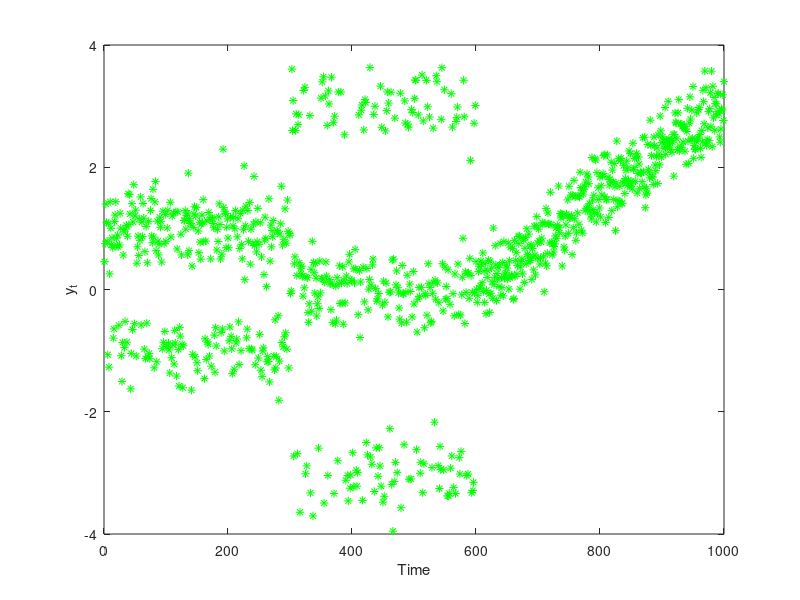

Reproduce this figure in MATLAB. (Note: this script raises an error after producing the figure.)
%% Matbiips example: Dynamic density estimation
% In this example, we consider the (parametric version) of the dynamic
% Chinese restaurant process derived in the reference below.
%
% Reference: F. Caron, M. Davy, A. Doucet. Generalized Polya Urn for 
% Time-Varying Dirichlet Process Mixtures. Uncertainty in Artificial Intelligence, 2007. 
%
% <http://arxiv.org/ftp/arxiv/papers/1206/1206.5254.pdf>

%% Statistical model in BUGS language
% Content of the file `tvdp.bug':

%%
%
%
%     var c[t_max, clust_max],mu[t_max, clust_max],mu_y[t_max], m[t_max, clust_max],m_up[t_max, clust_max], p[t_max,clust_max],y[t_max,1]
% 
% 
%     model
%     {
%       m[1,1] <- 1
%       c[1,1] <- 1
%       for (i in 2:clust_max)
%       {
%         m[1,i] <- 0
%         c[1,i] <- 0
%       }
%       for (i in 1:clust_max)
%       {
%           mu[1,i] ~ dnorm(mu_0, prec_0)  
%       }
%       y[1,1] ~ dnorm(mu[1,1], prec_y)
%       for (t in 2:t_max)
%       {
%         for (i in 1:clust_max)
%         {
%             m_up[t-1,i] ~ dbinom(rho, m[t-1,i])
%         }
%         p[t,] <- (m_up[t-1,] + alpha/clust_max)/(sum(m_up[t-1,])+alpha)    
%         c[t,] ~ dmulti(p[t,], 1)
%         m[t,] <- m_up[t-1,] + c[t,]
% 
%         # Cluster evolution
%         for (i in 1:clust_max)
%         {
%             mu[t,i] ~ dnorm(gamma * mu[t-1,i] + (1-gamma)*mu_0, 1/(1-gamma^2)*prec_0)
%         }
% 
%         mu_y[t] <- sum(c[t,]*mu[t,])
% 
%         y[t,1] ~ dnorm(mu_y[t], prec_y)
%       }
%     }


%% Installation of Matbiips
% Unzip the Matbiips archive in some folder
% and add the Matbiips folder to the Matlab path
% 

matbiips_path = '../../matbiips/matlab';
addpath(matbiips_path)


%% Load model and sample data
% Model parameters
clust_max = 10;
t_max = 1000;

mu_0 = 0;
prec_0 = 1;
prec_y = 10;
alpha = 3;
rho = .99;
gamma = .99;

%%
% *Sample and plot data*
y = zeros(t_max, 1);
y(1:300) = sqrt(1/prec_y)*randn(300, 1) + 2*(rand(300, 1)>0.4) -1;
u = rand(300, 1);
y(301:600) = sqrt(1/prec_y)*randn(300, 1) + 3*(u>0.25) + 3*(u>0.75)  -3;
mov_mean = linspace(0,3,400);
y(601:1000) = sqrt(1/prec_y)*randn(400, 1) + repmat(mov_mean', 1, 1);
figure
plot(y, '*g')
xlabel('Time')
ylabel('y_t')

%%
% *Compile BUGS model*
data = {'rho', 'gamma', 't_max', 'clust_max', 'y', 'mu_0', 'prec_0', 'prec_y', 'alpha'};
model_filename = 'tvdp.bug'; % BUGS model filename
model = biips_model(model_filename, data); % Create biips model
data = model.data;

%% BiiPS Sequential Monte Carlo
%

%%
% *Parameters of the SMC algorithm*
n_part = 1000; % Number of particles
variables = {'c', 'mu', 'm'}; % Variables to be monitored

%%
% *Run SMC*
out_smc = biips_smc_samples(model, variables, n_part);

%% Plot the true and estimated densities over time
%
stepsize = 20;
n0 = 200;
x0 = linspace(-5,5,n0);
out = zeros(t_max, n0);
out_true = zeros(t_max, n0);
for t=stepsize:stepsize:t_max
    for i=1:n_part
        c_i = logical(out_smc.c.f.values(t, :, i));
        mu_i = out_smc.mu.f.values(t, :, i);
        m_i =   out_smc.m.f.values(t, :, i);
        w_i = out_smc.mu.f.weights(t,1,i);
        out(t, :) = out(t, :) ...
            + w_i*sum( repmat(m_i', 1, n0).*normpdf(repmat(x0, clust_max, 1),...
            repmat(mu_i', 1, n0), 1/sqrt(prec_y)))/sum(m_i);
    end
    if t<301
        out_true(t,:) = .5*normpdf(x0, 1, 1/sqrt(prec_y)) +  .5*normpdf(x0, -1, 1/sqrt(prec_y));
    elseif (t>300 && t<=600)
        out_true(t,:) = .25*normpdf(x0, -3, 1/sqrt(prec_y)) ...
            +  .25*normpdf(x0, 3, 1/sqrt(prec_y)) + .5*normpdf(x0, 0, 1/sqrt(prec_y));
    else
        out_true(t,:) = normpdf(x0, mov_mean(t-600), 1/sqrt(prec_y));
    end
    
end

% True density
figure
for t=stepsize:stepsize:t_max
    line(t*ones(length(x0),1), x0, out_true(t, :), 'color', 'k')
    hold on
end
view(-70,52)
xlabel('Time')
ylabel('y')
zlabel('$F_t(y)$', 'interpreter', 'latex')
title('True Density')

% Estimated density
figure
for t=stepsize:stepsize:t_max
    line(t*ones(length(x0),1), x0, out(t, :), 'color', 'k')
    hold on
end
view(-70,52)
xlabel('Time')
ylabel('y')
zlabel('$\widehat F_t(y)$', 'interpreter', 'latex')
title('Estimated Density')
